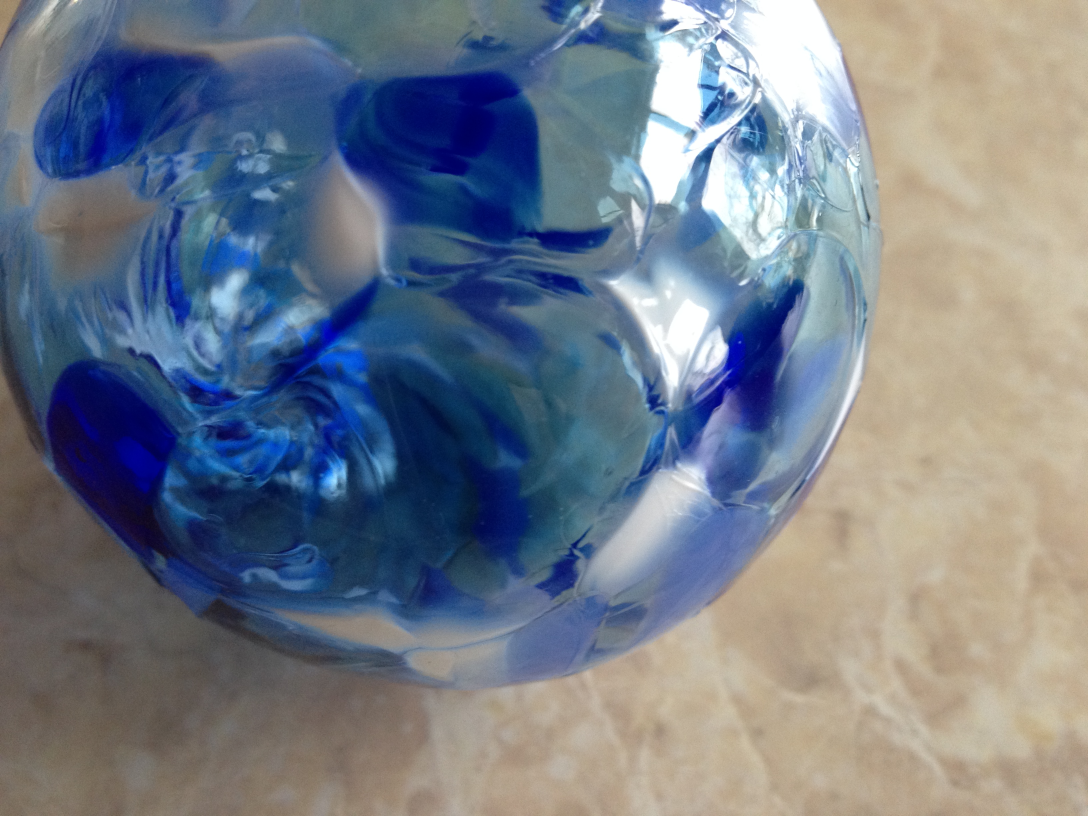
#> input picture assignments/hw_adv/a_28_opencv/opencv_surveillance_project/data/blue_object.jpg, 3264 x 2448 px, given in place of the camera (shown at 1/3 size)
$ python surveillance_system.py
#> lines starting #> are read from the running program, lines starting #| are printed output that depends on the picture; after the words box and inside, x2 and y2 are one past the last pixel; in counts of white or black regions, pixels touching at a corner belong together
"""Real-time surveillance system with motion and smoke detection.

Usage:
    python surveillance_system.py
    python surveillance_system.py --camera 0 --show-debug
    python surveillance_system.py --video videos/test_video.mp4 --show-debug
"""

from __future__ import annotations

import argparse
from collections import deque
from dataclasses import dataclass
from datetime import datetime
from pathlib import Path

import cv2
import numpy as np


@dataclass
class Config:
    camera_index: int = 0
    video_path: str | None = None
    motion_threshold: int = 2000
    min_contour_area: int = 1000
    smoke_pixel_threshold: int = 5000
    smoke_growth_factor: float = 1.35
    smoke_history_frames: int = 12
    frame_width: int = 960
    frame_height: int = 540
    show_debug: bool = False
    no_display: bool = False
    max_frames: int = 0


class SurveillanceSystem:
    def __init__(self, config: Config) -> None:
        self.config = config
        self.output_dir = Path("test_results")
        self.output_dir.mkdir(parents=True, exist_ok=True)

        self.log_path = self.output_dir / "event_log.txt"
        self.smoke_history: deque[int] = deque(maxlen=self.config.smoke_history_frames)

        self._last_motion_snapshot = ""
        self._last_smoke_snapshot = ""

    def run(self) -> None:
        if self.config.video_path:
            cap = cv2.VideoCapture(self.config.video_path)
            source_label = f"Video file: {self.config.video_path}"
        else:
            cap = cv2.VideoCapture(self.config.camera_index)
            cap.set(cv2.CAP_PROP_FRAME_WIDTH, self.config.frame_width)
            cap.set(cv2.CAP_PROP_FRAME_HEIGHT, self.config.frame_height)
            source_label = f"Camera index: {self.config.camera_index}"

        if not cap.isOpened():
            raise RuntimeError(
                "Could not open input source. Check camera index or video path."
            )

        ok, previous_frame = cap.read()
        if not ok:
            cap.release()
            raise RuntimeError("Failed to read initial frame from webcam.")

        previous_gray = self._preprocess_gray(previous_frame)

        print("Surveillance and Safety System started")
        print(source_label)
        print(f"Motion threshold: {self.config.motion_threshold}")
        print(f"Smoke threshold: {self.config.smoke_pixel_threshold}")
        print("Press 'q' to quit")

        frame_count = 0
        while True:
            ok, frame = cap.read()
            if not ok:
                break

            current_gray = self._preprocess_gray(frame)
            motion_detected, motion_pixels, motion_boxes, motion_mask = self._detect_motion(
                previous_gray, current_gray
            )
            smoke_detected, smoke_pixels, smoke_mask = self._detect_smoke(frame)

            timestamp = datetime.now().strftime("%Y-%m-%d_%H-%M-%S")
            alert_text = []

            for x, y, w, h in motion_boxes:
                cv2.rectangle(frame, (x, y), (x + w, y + h), (0, 220, 0), 2)

            if motion_detected:
                alert_text.append("MOTION")
                if not self._recent_snapshot(self._last_motion_snapshot, timestamp):
                    self._last_motion_snapshot = self._save_snapshot(frame, "motion", timestamp)
                    self._log_event(
                        "MOTION",
                        f"pixels={motion_pixels}, boxes={len(motion_boxes)}, file={self._last_motion_snapshot}",
                    )

            if smoke_detected:
                alert_text.append("SMOKE")
                if not self._recent_snapshot(self._last_smoke_snapshot, timestamp):
                    self._last_smoke_snapshot = self._save_snapshot(frame, "smoke", timestamp)
                    self._log_event(
                        "SMOKE",
                        f"pixels={smoke_pixels}, file={self._last_smoke_snapshot}",
                    )

            if alert_text:
                border_color = (0, 0, 255) if "MOTION" in alert_text else (0, 100, 255)
                cv2.rectangle(frame, (0, 0), (frame.shape[1], frame.shape[0]), border_color, 10)
                cv2.putText(
                    frame,
                    " | ".join(alert_text) + " ALERT",
                    (20, 45),
                    cv2.FONT_HERSHEY_SIMPLEX,
                    1.0,
                    border_color,
                    3,
                )

            cv2.putText(
                frame,
                f"Motion pixels: {motion_pixels}",
                (15, frame.shape[0] - 45),
                cv2.FONT_HERSHEY_SIMPLEX,
                0.6,
                (255, 255, 255),
                2,
            )
            cv2.putText(
                frame,
                f"Smoke pixels: {smoke_pixels}",
                (15, frame.shape[0] - 15),
                cv2.FONT_HERSHEY_SIMPLEX,
                0.6,
                (255, 255, 255),
                2,
            )

            if not self.config.no_display:
                cv2.imshow("Surveillance System", frame)
                if self.config.show_debug:
                    cv2.imshow("Motion Mask", motion_mask)
                    cv2.imshow("Smoke Mask", smoke_mask)

            previous_gray = current_gray
            frame_count += 1

            if self.config.max_frames > 0 and frame_count >= self.config.max_frames:
                break

            if not self.config.no_display and cv2.waitKey(1) & 0xFF == ord("q"):
                break

        cap.release()
        if not self.config.no_display:
            cv2.destroyAllWindows()
        print("System stopped")

    def _preprocess_gray(self, frame: np.ndarray) -> np.ndarray:
        gray = cv2.cvtColor(frame, cv2.COLOR_BGR2GRAY)
        return cv2.GaussianBlur(gray, (21, 21), 0)

    def _detect_motion(
        self, previous_gray: np.ndarray, current_gray: np.ndarray
    ) -> tuple[bool, int, list[tuple[int, int, int, int]], np.ndarray]:
        frame_delta = cv2.absdiff(previous_gray, current_gray)
        _, thresh = cv2.threshold(frame_delta, 25, 255, cv2.THRESH_BINARY)
        thresh = cv2.dilate(thresh, None, iterations=2)

        contours, _ = cv2.findContours(thresh, cv2.RETR_EXTERNAL, cv2.CHAIN_APPROX_SIMPLE)
        boxes: list[tuple[int, int, int, int]] = []
        total_pixels = 0

        for contour in contours:
            area = cv2.contourArea(contour)
            if area < self.config.min_contour_area:
                continue
            x, y, w, h = cv2.boundingRect(contour)
            boxes.append((x, y, w, h))
            total_pixels += int(area)

        detected = total_pixels > self.config.motion_threshold
        return detected, total_pixels, boxes, thresh

    def _detect_smoke(self, frame: np.ndarray) -> tuple[bool, int, np.ndarray]:
        hsv = cv2.cvtColor(frame, cv2.COLOR_BGR2HSV)

        lower_smoke = np.array([0, 0, 120], dtype=np.uint8)
        upper_smoke = np.array([180, 65, 255], dtype=np.uint8)

        smoke_mask = cv2.inRange(hsv, lower_smoke, upper_smoke)
        kernel = np.ones((5, 5), np.uint8)
        smoke_mask = cv2.morphologyEx(smoke_mask, cv2.MORPH_CLOSE, kernel)
        smoke_mask = cv2.morphologyEx(smoke_mask, cv2.MORPH_OPEN, kernel)

        smoke_pixels = int(np.sum(smoke_mask > 0))
        self.smoke_history.append(smoke_pixels)

        smoke_detected = smoke_pixels > self.config.smoke_pixel_threshold
        if len(self.smoke_history) >= 8:
            midpoint = len(self.smoke_history) // 2
            older = np.mean(list(self.smoke_history)[:midpoint])
            recent = np.mean(list(self.smoke_history)[midpoint:])
            if older > 0 and recent > older * self.config.smoke_growth_factor:
                smoke_detected = True

        return smoke_detected, smoke_pixels, smoke_mask

    def _save_snapshot(self, frame: np.ndarray, prefix: str, timestamp: str) -> str:
        file_name = f"{prefix}_{timestamp}.jpg"
        path = self.output_dir / file_name
        cv2.imwrite(str(path), frame)
        return file_name

    def _log_event(self, event_type: str, details: str) -> None:
        now = datetime.now().strftime("%Y-%m-%d %H:%M:%S")
        line = f"[{now}] {event_type}: {details}\n"
        print(line.strip())
        with self.log_path.open("a", encoding="utf-8") as f:
            f.write(line)

    @staticmethod
    def _recent_snapshot(last_name: str, now_timestamp: str) -> bool:
        if not last_name:
            return False
        # Prevent writing many snapshots in the same second.
        return now_timestamp in last_name


def parse_args() -> argparse.Namespace:
    parser = argparse.ArgumentParser(description="OpenCV surveillance and smoke detection system")
    parser.add_argument("--camera", type=int, default=0, help="Webcam index (default: 0)")
    parser.add_argument(
        "--video",
        type=str,
        default=None,
        help="Path to a pre-recorded video file. If provided, camera is ignored.",
    )
    parser.add_argument("--show-debug", action="store_true", help="Show motion/smoke mask windows")
    parser.add_argument(
        "--no-display",
        action="store_true",
        help="Run without GUI windows (useful for headless environments).",
    )
    parser.add_argument(
        "--max-frames",
        type=int,
        default=0,
        help="Stop automatically after N frames (0 = process full stream).",
    )
    parser.add_argument("--motion-threshold", type=int, default=2000, help="Motion alert pixel threshold")
    parser.add_argument("--min-contour-area", type=int, default=1000, help="Minimum moving contour area")
    parser.add_argument("--smoke-threshold", type=int, default=5000, help="Smoke alert pixel threshold")
    return parser.parse_args()


def main() -> None:
    args = parse_args()
    config = Config(
        camera_index=args.camera,
        video_path=args.video,
        motion_threshold=args.motion_threshold,
        min_contour_area=args.min_contour_area,
        smoke_pixel_threshold=args.smoke_threshold,
        show_debug=args.show_debug,
        no_display=args.no_display,
        max_frames=args.max_frames,
    )

    system = SurveillanceSystem(config)
    system.run()
#> in run, previous_frame is the input picture: shape (2448, 3264, 3); mean B, G, R 137.3, 124.2, 115.6
#> in _preprocess_gray, `gray = cv2.cvtColor(frame, cv2.COLOR_BGR2GRAY)`:
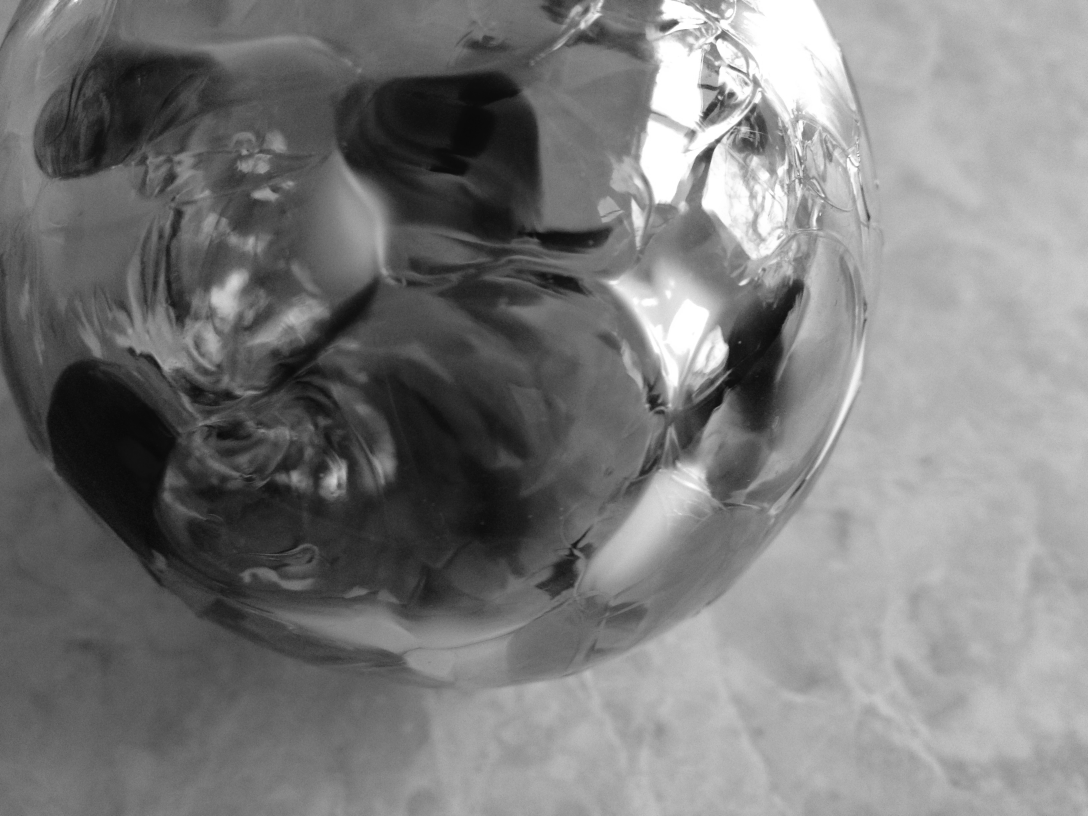
#> gray: shape (2448, 3264) (shown at 1/3 size); min 6, max 255, mean 123.1
#> in _detect_motion, `frame_delta = cv2.absdiff(previous_gray, current_gray)`: frame_delta: shape (2448, 3264); every value is 0
#> in _detect_motion, `contours, _ = cv2.findContours(thresh, cv2.RETR_EXTERNAL, cv2.CHAIN_AP..`: contours = []
#> after the loop in _detect_motion, `for contour in contours:`: total_pixels = 0
#> in _detect_motion, `detected = total_pixels > self.config.motion_threshold`: detected = False
#> in run, `motion_detected, motion_pixels, motion_boxes, motion_mask = self._dete..`: motion_pixels = 0; motion_boxes = []
#> in _detect_smoke, `hsv = cv2.cvtColor(frame, cv2.COLOR_BGR2HSV)`: hsv: shape (2448, 3264, 3); mean H, S, V 68.7, 95.9, 151.7
#> in _detect_smoke, `smoke_mask = cv2.inRange(hsv, lower_smoke, upper_smoke)`:
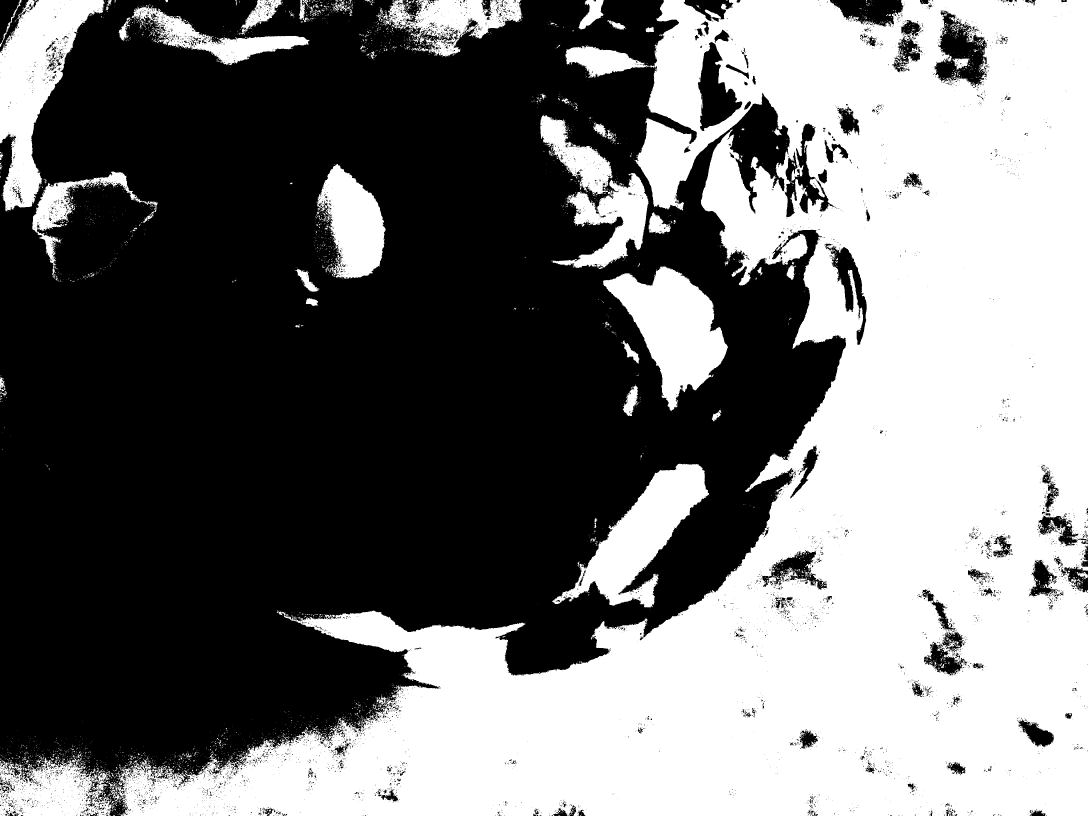
#> smoke_mask: shape (2448, 3264) (shown at 1/3 size); 45.2% white; 4439 white regions (4195 under 20 px), largest, box (x1, y1, x2, y2) and area: (329, 0, 3264, 2448) 3104287, (0, 0, 315, 634) 84988, (1809, 799, 2184, 1233) 77722
#> in _detect_smoke, `smoke_mask = cv2.morphologyEx(smoke_mask, cv2.MORPH_CLOSE, kernel)`:
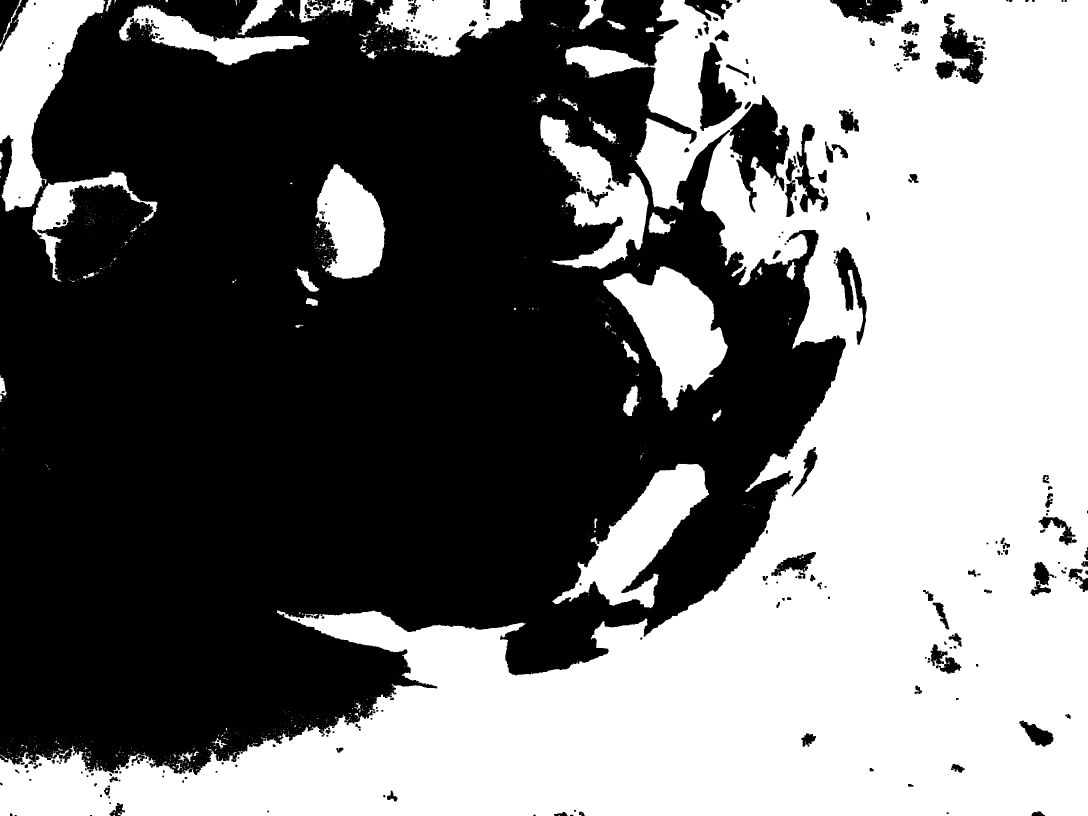
#> smoke_mask: shape (2448, 3264) (shown at 1/3 size); 46.7% white; 1005 white regions (891 under 20 px), largest, box (x1, y1, x2, y2) and area: (0, 0, 3264, 2448) 3249112, (0, 0, 316, 634) 88853, (1809, 797, 2184, 1233) 78074
#> in _detect_smoke, `smoke_mask = cv2.morphologyEx(smoke_mask, cv2.MORPH_OPEN, kernel)`:
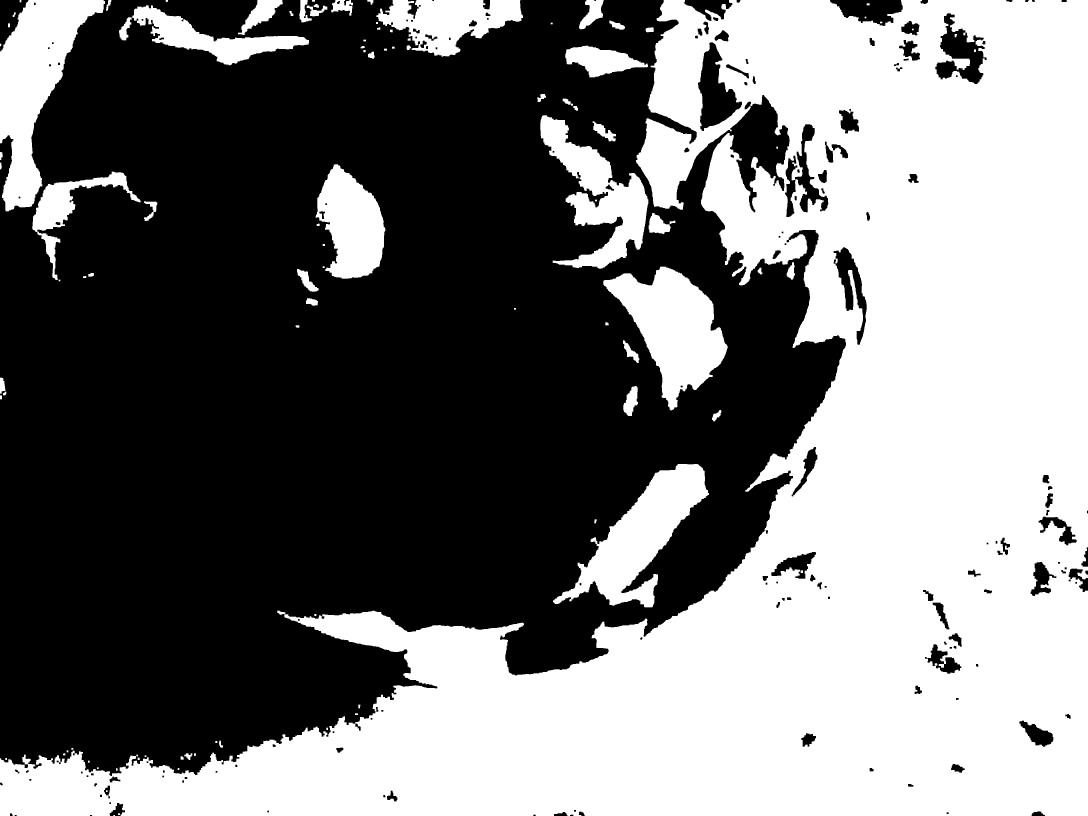
#> smoke_mask: shape (2448, 3264) (shown at 1/3 size); 46.5% white; 105 white regions (1 under 20 px), largest, box (x1, y1, x2, y2) and area: (0, 0, 3264, 2448) 3228831, (0, 0, 315, 634) 88681, (1810, 800, 2183, 1231) 78000
#> in _detect_smoke, `smoke_pixels = int(np.sum(smoke_mask > 0))`: smoke_pixels = 3718001
#> in _detect_smoke, `smoke_detected = smoke_pixels > self.config.smoke_pixel_threshold`: smoke_detected = True
#> in run, `smoke_detected, smoke_pixels, smoke_mask = self._detect_smoke(frame)`: smoke_pixels = 3718001
#> in run, `self._last_smoke_snapshot = self._save_snapshot(frame, "smoke", timest..`: self._last_smoke_snapshot = 'smoke_2026-11-20_19-17-30.jpg'
#> (key q is pressed here)


if __name__ == "__main__":
    main()

$ run again, on assignments/hw_adv/a_28_opencv/opencv_surveillance_project/data/objects.jpg
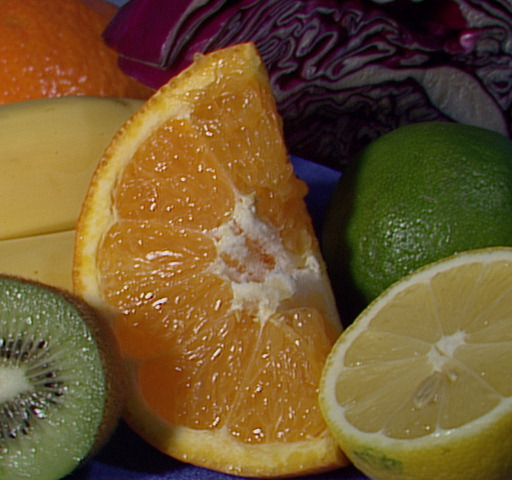
#> input picture assignments/hw_adv/a_28_opencv/opencv_surveillance_project/data/objects.jpg, 512 x 480 px, given in place of the camera
#> in run, previous_frame is the input picture: shape (480, 512, 3); mean B, G, R 46.2, 85.6, 110.8
#> frame_delta: shape (480, 512); every value is 0
#> contours = []
#> after the loop in _detect_motion, `for contour in contours:`: total_pixels = 0
#> detected = False
#> motion_pixels = 0; motion_boxes = []
#> hsv: shape (480, 512, 3); mean H, S, V 48.2, 159.9, 113.8
#> in _detect_smoke, `smoke_mask = cv2.morphologyEx(smoke_mask, cv2.MORPH_OPEN, kernel)`:
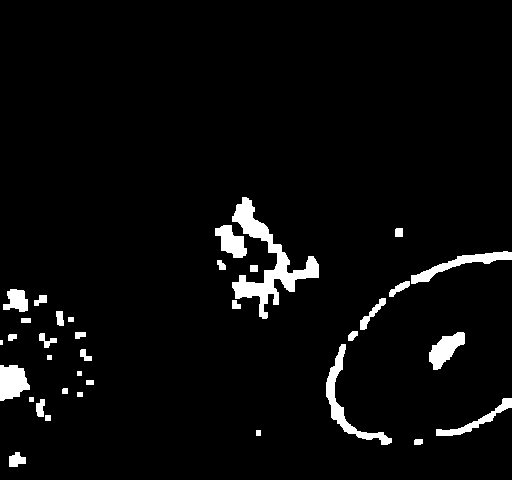
#> smoke_mask: shape (480, 512); 4% white; 35 white regions (1 under 20 px), largest, box (x1, y1, x2, y2) and area: (232, 197, 319, 319) 2856, (326, 344, 392, 445) 1123, (411, 251, 512, 284) 879
#> in _detect_smoke, `smoke_pixels = int(np.sum(smoke_mask > 0))`: smoke_pixels = 9936
#> in _detect_smoke, `smoke_detected = smoke_pixels > self.config.smoke_pixel_threshold`: smoke_detected = True
#> in run, `smoke_detected, smoke_pixels, smoke_mask = self._detect_smoke(frame)`: smoke_pixels = 9936
#> self._last_smoke_snapshot = 'smoke_2026-11-20_19-17-34.jpg'
#> in run, `cv2.putText( frame, f"Smoke pixels: {smoke_pixels}", (15, frame.shape[..`:
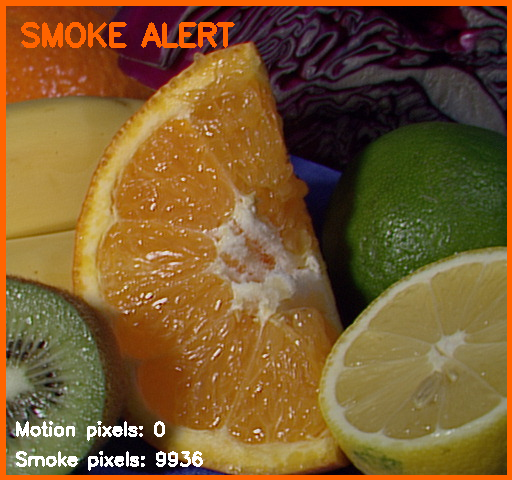
#> frame: shape (480, 512, 3); mean B, G, R 46, 89.8, 121.9
